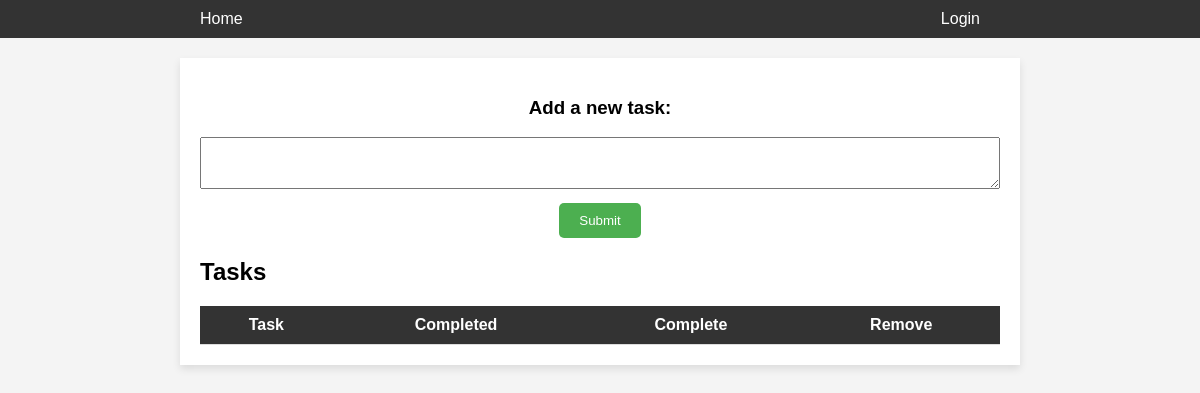
/, run on an earlier commit of the app's database.
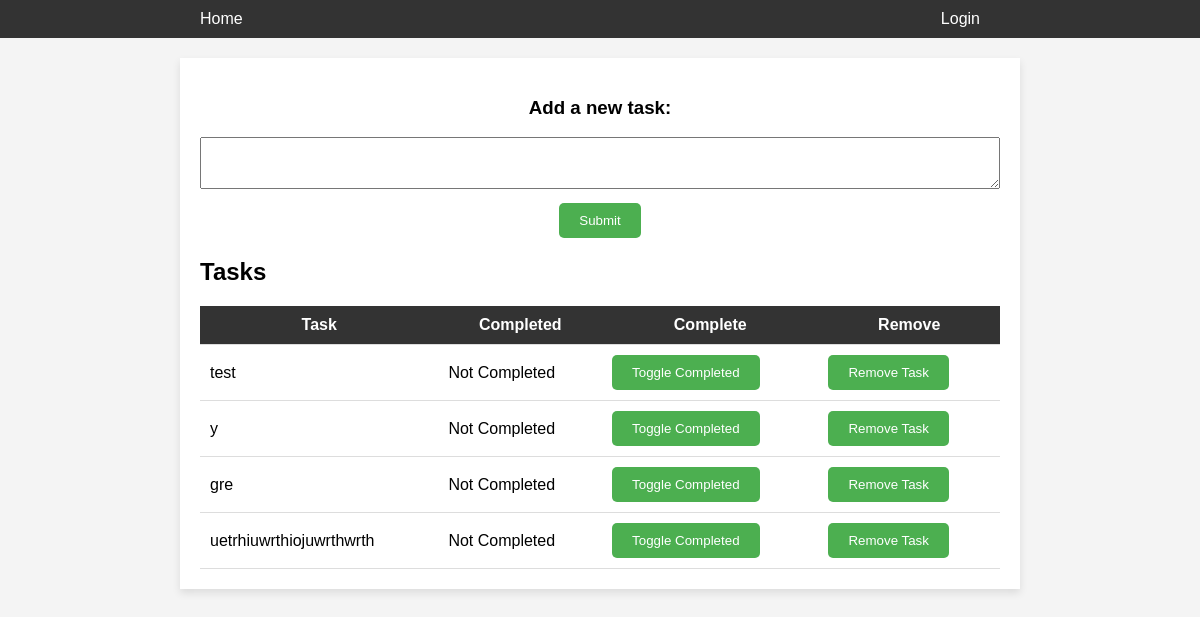
And on a later commit of the database.
### tables this page shows
CREATE TABLE todo (id INTEGER PRIMARY KEY AUTOINCREMENT, description TEXT NOT NULL, completed BOOLEAN DEFAULT false);

### App.py (the view, shortened to what this page needs)
@app.route("/", methods=["POST", "GET"])
def home():
    con = sqlite3.connect("database.sqlite")
    con.row_factory = sqlite3.Row
    cur = con.cursor()
    cur.execute("SELECT * FROM todo")
    rows = cur.fetchall()
    con.close()
    return render_template('index.html', rows=rows)

### templates/index.html (shortened to what this page needs)
<!DOCTYPE html>
<html lang="en">
<head>
    <link rel="stylesheet" href="/static/style.css">
</head>
<body>
    <nav class="navbar">
        <div class="navbar-container">
            <a href="{{ url_for('home')}}" class="navbar-home">Home</a>
            <a href="{{ url_for('login')}}" class="navbar-login">Login</a>
        </div>
    </nav>
    <div class="container">
        <form action="{{ url_for('home') }}" method="POST" class="add-task-form">
            <h3>Add a new task:</h3>
            <textarea name="desc"></textarea>
            <input type="submit" value="Submit">
        </form>
        <div class="tasks">
            <h2>Tasks</h2>
            <table>
                <thead>
                    <tr>
                        <th>Task</th>
                        <th>Completed</th>
                        <th>Complete</th>
                        <th>Remove</th>
                    </tr>
                </thead>
                <tbody>
                    {% for row in rows %}
                    <tr>
                        <td>{{ row["description"] }}</td>
                        <td>{{ "Not Completed" if row["completed"] == 0 else "Completed" }}</td>
                        <td>
                            <form action="{{ url_for('toggle_completed', task_id=row['id']) }}" method="POST">
                                <input type="submit" value="Toggle Completed">
                            </form>
                        </td>
                        <td>
                            <form action="{{ url_for('remove_task', task_id=row['id']) }}" method="POST">
                                <input type="submit" value="Remove Task">
                            </form>
                        </td>
                    </tr>
                    {% endfor %}
                </tbody>
            </table>
        </div>
    </div>
</body>
</html>

### static/style.css (style rules this page uses)
body { font-family: Arial, sans-serif; background-color: #f4f4f4; margin: 0; padding: 0; }
.navbar { background-color: #333; padding: 10px 0; }
.navbar-container { max-width: 800px; margin: 0 auto; display: flex; justify-content: space-between; align-items: center; }
.navbar a { color: white; text-decoration: none; margin-right: 20px; }
.container { max-width: 800px; margin: 20px auto; padding: 20px; background-color: white; box-shadow: 0 4px 8px rgba(0, 0, 0, 0.1); }
.add-task-form { text-align: center; }
.add-task-form textarea { width: 100%; padding: 10px; margin-bottom: 10px; box-sizing: border-box; }
.add-task-form input[type="submit"] { background-color: #4CAF50; color: white; border: none; padding: 10px 20px; cursor: pointer; border-radius: 5px; }
.tasks { margin-top: 20px; }
table { width: 100%; border-collapse: collapse; background-color: white; }
thead { background-color: #333; color: white; }
td, th { padding: 10px; border-bottom: 1px solid #ddd; }
input[type="submit"] { background-color: #4CAF50; color: white; border: none; padding: 10px 20px; cursor: pointer; border-radius: 5px; }

What changed in the data, as far as the page shows it:
added todo: description "test", completed "Not Completed"
added todo: description "y", completed "Not Completed"
added todo: description "gre", completed "Not Completed"
added todo: description "uetrhiuwrthiojuwrthwrth", completed "Not Completed"
